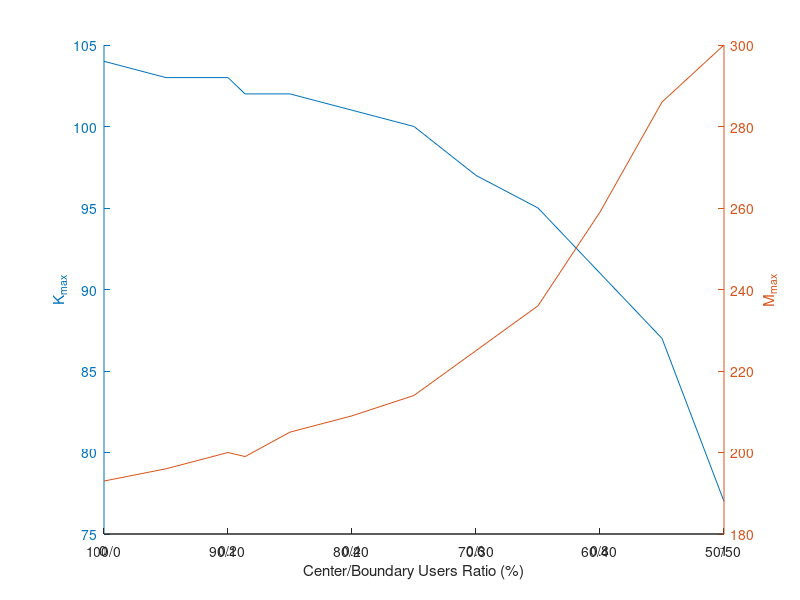

Recreate this plot in MATLAB. (Note: this script raises an error after producing the figure.)
clear all; close all; clc;
load('Res_C2B_Design.mat');
B_Ratio = Cen2Bou_Ratio(2,:);

%% KgOpt Vs. MgOpt
figure
hold on; 
set(gca,'fontsize',10)
[hAx,hLine1,hLine2] = plotyy(B_Ratio,KgOpt,B_Ratio,MgOpt);
% title('KgOpt Vs. MgOpt')
x = {'100/0' '90/10' '80/20' '70/30' '60/40' '50/50' '40/60' '30/70' '20/80' '10/90' '0/100'};
set(gca,'xticklabel',x.')
xlabel('Center/Boundary Users Ratio (%)')
ylabel(hAx(1),'K_{max}')
ylabel(hAx(2),'M_{max}')
hLine1.LineStyle = '--';
hLine2.LineStyle = '--';
hLine1.Marker = 'd';
hLine2.Marker = 'o';
hLine1.LineWidth = 1.2;
hLine2.LineWidth = 1.2;
set(gcf, 'Position', [500 500 900 500])


%% EE vs. User Rates Rc Rb Rt

Rb_Gain = 100*(Rb(11)-Rb(2))/Rb(2);
Rc_Gain = 100*(Rc(11)-Rc(2))/Rc(2);

disp(['Rb Gain = ' num2str(Rb_Gain)]);
disp(['Rc Gain = ' num2str(Rc_Gain)]);

%%
figure
hold on; 
set(gca,'fontsize',10)
% [hAx,hLine1,hLine2] = plotyy(B_Ratio,EE_MK_design/1e6,[B_Ratio',B_Ratio',B_Ratio'],[Rb',Rc',Rt']./1e6);
[hAx,hLine1,hLine2] = plotyy(B_Ratio,EE_MK_design/1e6,[B_Ratio',B_Ratio'],[Rb',Rc']./1e6);
% title('BS Energy Efficiency Vs. User Rates ( Rc Rb ) ')
x = {'100/0' '90/10' '80/20' '70/30' '60/40' '50/50' '40/60' '30/70' '20/80' '10/90' '0/100'};
set(gca,'xticklabel',x.')
xlabel('Center/Boundary Users Ratio (%)')
ylabel(hAx(1),'Energy Efficiency (Mbit/Joule)')
ylabel(hAx(2),'User Rate (Mbps)')
hLine1.LineStyle = '--';
hLine1.LineWidth = 1.2;
hLine1.Color = 'b';
hLine1.Marker = 's';

hLine2(1).LineStyle = '-.';
hLine2(2).LineStyle = '-.';
%hLine2(3).LineStyle = '-.';
hLine2(1).LineWidth = 1.2;
hLine2(2).LineWidth = 1.2;
%hLine2(3).LineWidth = 1.2;
hLine2(1).Color = 'r';
hLine2(2).Color = 'g';
%hLine2(3).Color = 'k';
hLine2(1).Marker = 'x';
hLine2(2).Marker = 'o';
%legend('EE','Rb','Rc','Rt','location','northwest')
legend('EE','Rb','Rc','location','best')
set(gcf, 'Position', [500 500 900 500])



% %% Weighted Energy Efficiency Vs. Weighted User Rate
% figure
% hold on; grid on;
% set(gca,'fontsize',10)
% [hAx,hLine1,hLine2] = plotyy(B_Ratio,WA_EE/1e6,B_Ratio,WA_R/1e6);
% title('BS Energy Efficiency Vs. User Rate')
% x = {'100/0' '90/10' '80/20' '70/30' '60/40' '50/50' '40/60' '30/70' '20/80' '10/90' '0/100'};
% set(gca,'xticklabel',x.')
% xlabel('Center/Boundary Users Ratio %')
% ylabel(hAx(1),'Weighted EE [Mbit/Joule]')
% ylabel(hAx(2),'Weighted User Rate [Mbps]')
% hLine1.LineStyle = '--';
% hLine2.LineStyle = '--';
% hLine1.Marker = 'd';
% hLine2.Marker = 'o';
% hLine1.LineWidth = 1.2;
% hLine2.LineWidth = 1.2;
%%